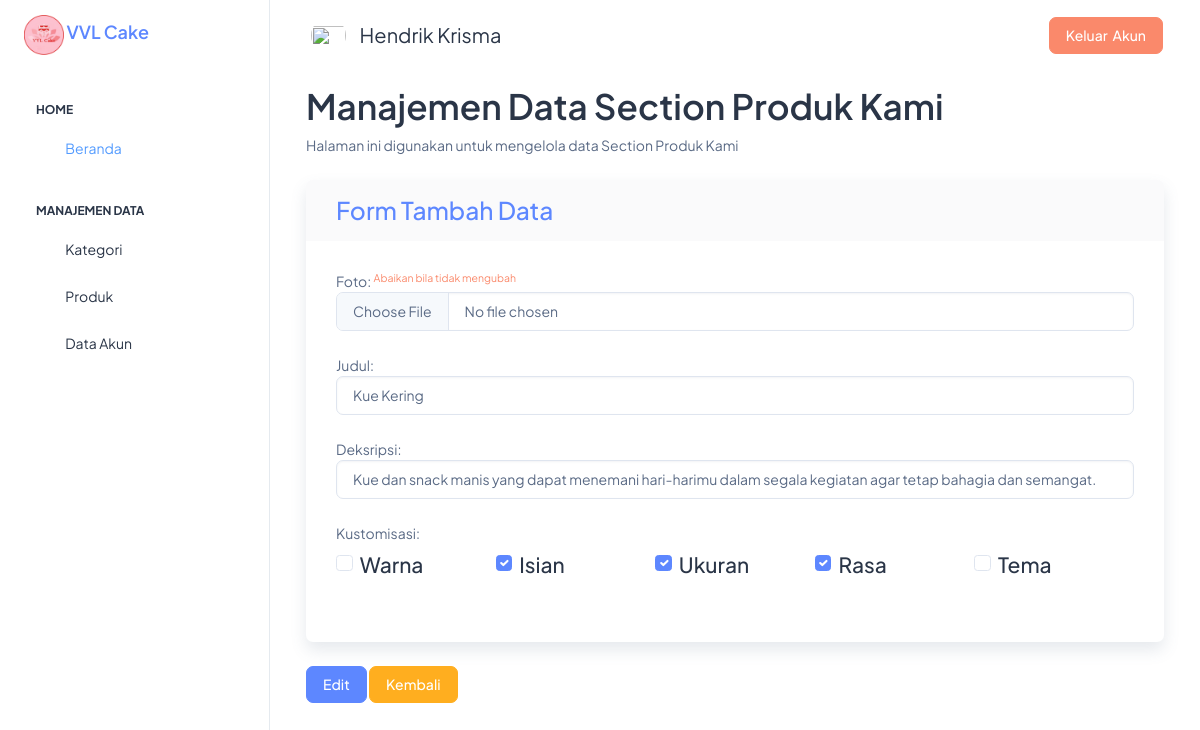
The page /admin_dashboard.php?section=produk_kami&aksi=edit&id=37 (signed in) on the database its author committed.
### tables this page shows
CREATE TABLE `produk_kami` (
  `id_produkkami` int(10) NOT NULL,
  `gambar_pk` varchar(255) NOT NULL,
  `judul_pk` varchar(80) NOT NULL,
  `deskripsi_pk` varchar(255) NOT NULL,
  `kustomisasi` varchar(255) NOT NULL
);

### web/produk_kami/produkkami_edit.php (the view, shortened to what this page needs)
<?php
include "./config/connection.php";
$id_produkkami = isset($_GET['id']) ? $_GET['id'] : "";
$id_produkkami = mysqli_real_escape_string($con, $id_produkkami);
$sql = "SELECT * FROM produk_kami WHERE id_produkkami ='$id_produkkami'";
$query = mysqli_query($con, $sql);
$data = mysqli_fetch_array($query);
$kustomisasi = $data['kustomisasi'];
$kustom = explode(", ",$kustomisasi);
?>
<div class="container-fluid">
    <h1 class="fw-semibold mb-2 text-gray-800">Manajemen Data Section Produk Kami</h1>
    <p class="mb-4">
        Halaman ini digunakan untuk mengelola data Section Produk Kami
    </p>
    <div class="card shadow mb-4">
        <div class="card-header py-3">
            <h3 class="m-0 font-weight-bold text-primary">Form Tambah Data</h3>
        </div>
        <form action="./web/produk_kami/produkkami_update.php" method="post" enctype="multipart/form-data">
            <div class=" card-body">
                <div class="form-group mb-4">
                    <label>Foto: <sup class="text-danger">Abaikan bila tidak mengubah</sup></label>
                    <input type="file" class="form-control" name="gambarpk">
                </div>
                <div class="form-group mb-4">
                    <label>Judul:</label>
                    <input type="text" class="form-control" value="<?= $data['judul_pk']; ?>" name="judulpk" required>
                </div>
                <div class="form-group mb-4">
                    <label>Deksripsi:</label>
                    <input type="text" class="form-control" value="<?= $data['deskripsi_pk']; ?>" name="deskripsipk"
                        required>
                </div>
                <label class="mb-2">Kustomisasi:</label>
                <div class="form-group mb-4 col-sm-12 d-flex align-items-stretch">
                    <div class="form-check col">
                        <input type="checkbox" class="form-check-input size-new" name="kustom[]" value="Warna"
                            id="Check1"<?= in_array('Warna', $kustom) ? 'checked="checked"' : '' ?> >
                        <label class="form-check-label h4" for="Check1">Warna</label>
                    </div>
                    <div class="form-check col">
                        <input type="checkbox" class="form-check-input size-new" name="kustom[]" value="Isian"
                            id="Check2" <?= in_array('Isian', $kustom) ? 'checked="checked"' : '' ?> >
                        <label class="form-check-label h4" for="Check2">Isian</label>
                    </div>
                    <div class="form-check col">
                        <input type="checkbox" class="form-check-input size-new" name="kustom[]" value="Ukuran"
                            id="Check3" <?= in_array('Ukuran', $kustom) ? 'checked="checked"' : '' ?> >
                        <label class="form-check-label h4" for="Check3">Ukuran</label>
                    </div>
                    <div class="form-check col">
                        <input type="checkbox" class="form-check-input size-new" name="kustom[]" value="Rasa"
                            id="Check4" <?= in_array('Rasa', $kustom) ? 'checked="checked"' : '' ?>>
                        <label class="form-check-label h4" for="Check4">Rasa</label>
                    </div>
                    <div class="form-check col">
                        <input type="checkbox" class="form-check-input size-new" name="kustom[]" value="Tema"
                            id="Check5" <?= in_array('Tema', $kustom) ? 'checked="checked"' : '' ?>>
                        <label class="form-check-label h4" for="Check5">Tema</label>
                    </div>
                </div>
            </div>
    </div>
    <div class="card-footer">
        <button type="submit" name="edit" value="Edit" class="btn btn-primary">
            <i class="fas fa-save"></i> Edit
        </button>
        <a href="admin_dashboard.php?section=produk_kami" class="btn btn-warning">
            <i class="fas fa-arrow-left"></i> Kembali
        </a>
    </div>
</div>
</div>

### rows shown on the page
produk_kami: judulpk "Kue Kering", deskripsipk "Kue dan snack manis yang dapat menemani hari-harimu dalam segala kegiatan agar tetap bahagia dan semangat.", kustomisasi "☑"

### other values the page prints
$_SESSION['admin_name'] "Hendrik Krisma"
